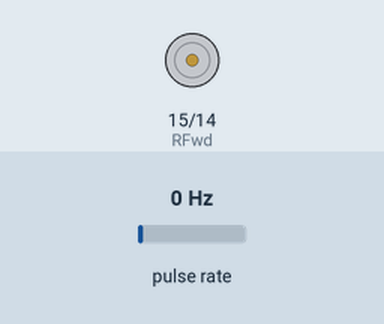
Simulated run of this sketch. Board: Arduino Uno, built with avr-gcc and run on an emulated ATmega328P. Shown: motor-driver pin pairs drawn as motors (green arrow = first pin HIGH = forward, orange = second pin HIGH = backward, longer = more drive, scaled by the enable pin). Wiring (inferred from the names in the program): pulse sensor: data pin 3. The test bench sets the inputs (shaded band); at power-on: pulse rate 0 Hz.

Above: at 1.2 s.
1.3 s: pulse rate (sensor on pin 3) set to 2 Hz
At 2.6 s:
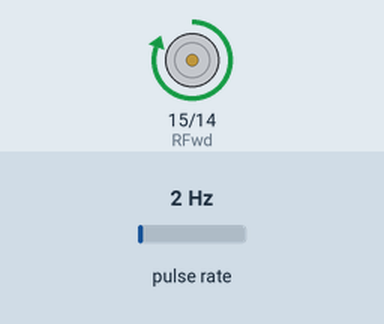
Timing chart, 0 to 4.3 s (numbered marks = the images above; inputs shaded):
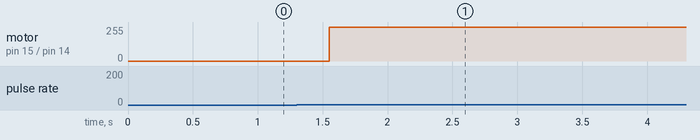

Measured:
- the behaviour switches between 0 and 1 Hz on pulse rate (sensor on pin 3) (found by bisection; images 0 and 1)
- after the input at 1.3 s, motor on pin 15 (RFwd) / pin 14 (RRev): stopped → forward 255/255 after 0.25 s

The sketch:

back-right-speed-control.ino
```cpp
#define rEncoder 3
#define REnable 16
#define RRev  14
#define RFwd  15

double rightPulse = 0.0;
double rightTime = 0.0;
double rightSpeed = 0.0;

//------------------- PID VARIABLES FOR RIGHT----------------------//
double error = 0;
double speedInp = 0; //make it NEGATIVE
double setpointR = 0;
double speedr = 0;
int overshootflagr = 0;
double errord = 0;
double preverror = 0;
double errori = 0;
double controlinput = 0;
double kpr = 100.0, kir = 0, kdr = 0 /10000; // modify for optimal performance

void setup()
{
  Serial.begin(9600);
  pinMode(rEncoder, INPUT);
  pinMode(REnable, OUTPUT);
  pinMode(RFwd, OUTPUT);
  pinMode(RRev, OUTPUT);
  attachInterrupt(1, rightEncoderISR, HIGH);
}

void loop()
{
  rightSpeed = 0.0;
}
void pidr()
{
  setpointR = 20/10000000;  //Revolutions per 0.1 Seconds
  speedr = rightSpeed;
  error = speedr - setpointR;
  errord = (error -preverror);
  errori += (error);
  controlinput = (kpr*error) + (kdr*errord) + (kir*errori);
  preverror = error;
   if(controlinput > 255)
  {
    controlinput = 255;
  }
  else if( controlinput < -200)
  {
    controlinput = -200;
  }
  if (controlinput>10)
  {
    forwardr();
    analogWrite(REnable,controlinput);
  }
  else if(controlinput < -10)
  {
    reverser();

   analogWrite(REnable,abs(controlinput));
  }
  else
  {
    finishr();
  }
}
void forwardr ()
{
  digitalWrite(RFwd, HIGH);
  digitalWrite(RRev, LOW);
}

void reverser ()
{
  digitalWrite(RFwd, LOW);
  digitalWrite(RRev, HIGH);
}

void finishr ()
{
  digitalWrite(RFwd, LOW);
  digitalWrite(RRev, LOW);
}
void rightEncoderISR()
{
  rightPulse = micros();
  rightPulse = rightPulse - rightTime;
  rightTime = micros();
  rightSpeed = ((rightPulse)*0.073170732); //Rotations per MICROSECOND
  pidr();
}
```
